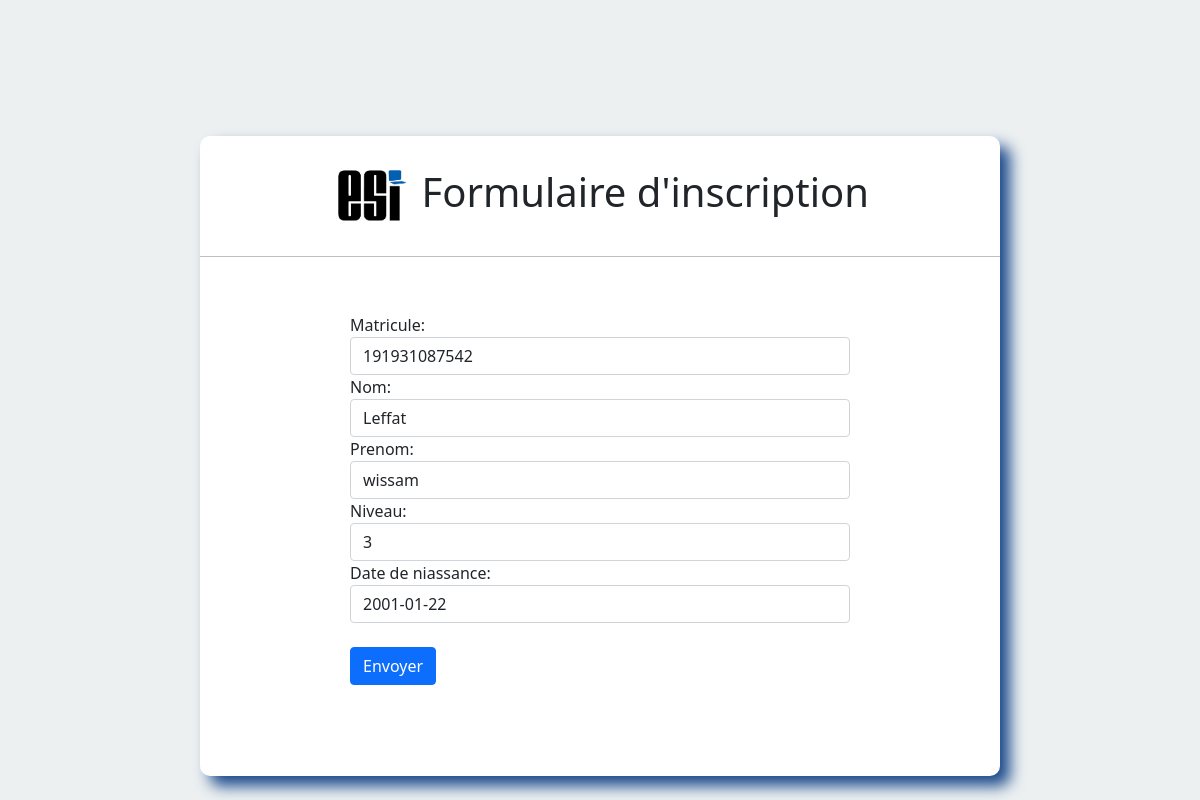
The page /sMod/7/ on the database as committed earlier.
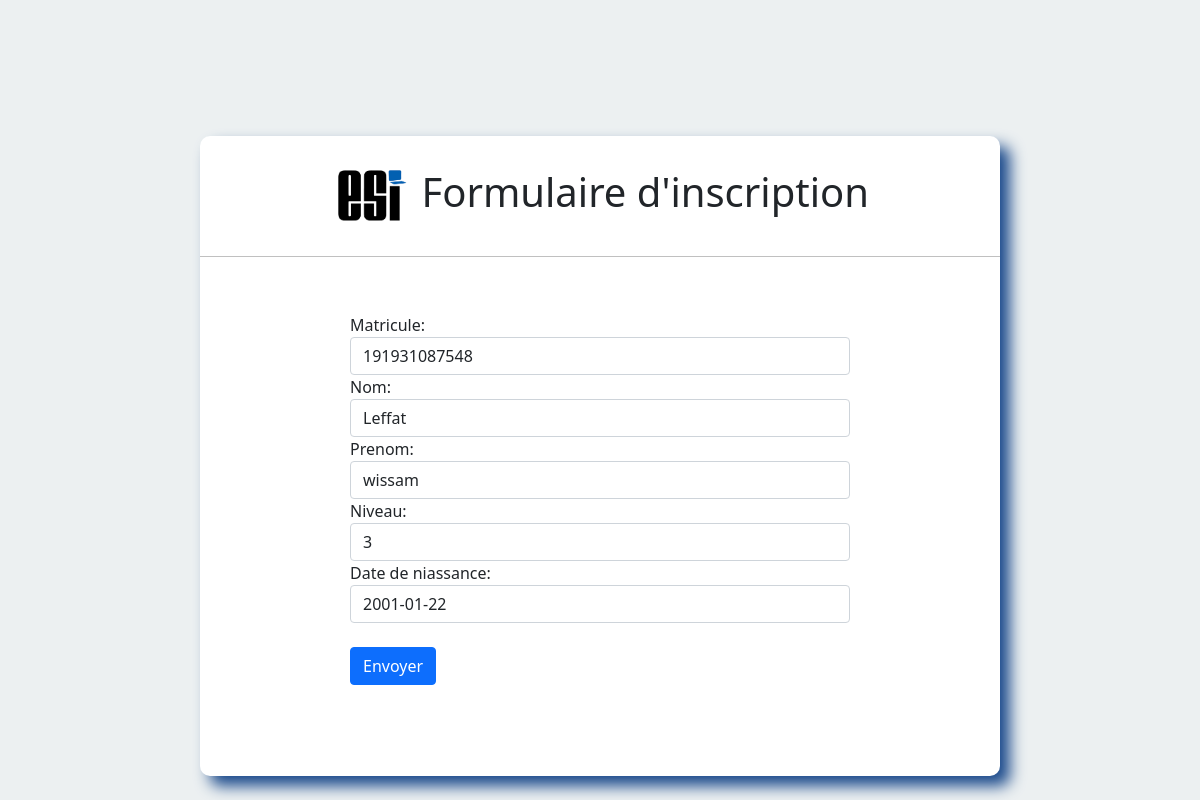
The same page on the database as committed later.
### satgesiV2/models.py (models this page shows)
class Stagiere (models.Model):
    matricule = models.PositiveIntegerField()
    NomStagiere = models.CharField(max_length=50)
    PrenomStagiere = models.CharField(max_length=50)
    niveau = models.PositiveIntegerField()
    DateNaissance = models.DateField()
    idf_Groupe = models.ForeignKey("GroupeStagiaire", on_delete=models.SET_NULL,null=True,blank=True)

### satgesiV2/views.py (the view)
# urls.py: path('sMod/<str:pk>/',modS,name="modifS"),
def modS (request, pk):
   s = Stagiere.objects.get(id=pk)
   form = StagieresForm(instance=s)
   if request.method == "POST":
       form = StagieresForm(data=request.POST,instance=s)
       if form.is_valid():
           form.save()
           return redirect("accept")
   return render(request,'fourthpage.html',{"formEtud":form})

### satgesiV2/formEtud.py
class StagieresForm(ModelForm):
    class Meta:
        model = Stagiere
        fields = ('matricule','NomStagiere','PrenomStagiere','niveau','DateNaissance')
        widgets={
            'matricule': forms.NumberInput(attrs={'class':'form-control','placeholder':'Matricule'}),
            'NomStagiere': forms.TextInput(attrs={'class':'form-control','placeholder':'Nom'}),
            'PrenomStagiere': forms.TextInput(attrs={'class':'form-control','placeholder':'Prenom'}),
            'niveau':forms.NumberInput(attrs={'class':'form-control','placeholder':'Niveau d\'etude'}),
            'DateNaissance':forms.DateInput(attrs={'class':'form-control','placeholder':'Date de niassance'}),
        }
        labels={
              'NomStagiere':'Nom',
              'PrenomStagiere' : 'Prenom',
               'niveau':'Niveau',
               'DateNaissance':'Date de niassance',
         }

### satgesiV2/templates/fourthpage.html (shortened to what this page needs)
<!DOCTYPE html>
<html lang="en">
    <head>
      <link href="https://cdn.jsdelivr.net/npm/bootstrap@5.1.3/dist/css/bootstrap.min.css" rel="stylesheet">
        {% load static %}
        <link rel="stylesheet" href="{% static 'css/FrourthPage-GE.css' %}">
    </head>
<body>
    <div class="center">
         <h1>  <img src="/static/png/icon3.png" alt="logo du site " width= "80" > Formulaire d'inscription</h1>
        <br><br>
        <form method="POST">
          {{formEtud}}
           <br>
          <button type="submit" class="btn btn-primary">Envoyer</button>
      </form>
</div>
</body>
</html>

Rows that differ between the two databases and show on the page:
changed Stagiere "Leffat": matricule "191931087542" → "191931087548"
